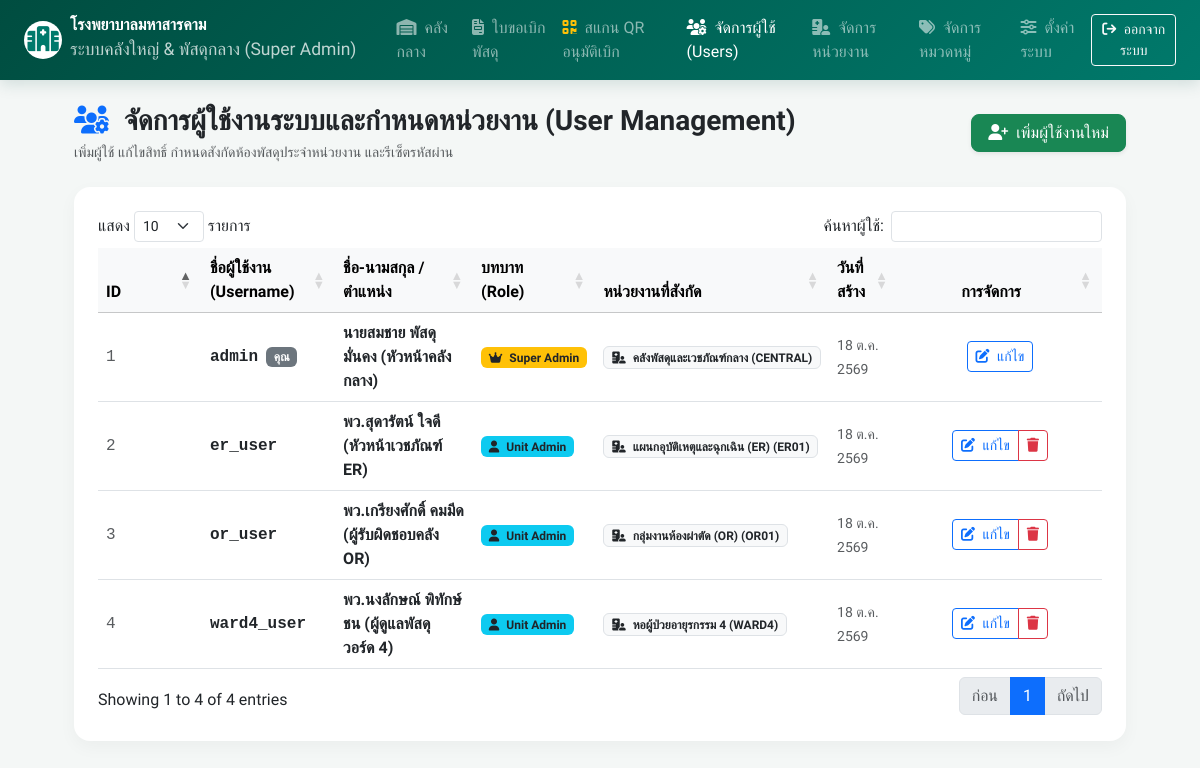
The page /admin/users.php (signed in) on the database its author committed.
### tables this page shows
CREATE TABLE `users` (
    `user_id` INT AUTO_INCREMENT PRIMARY KEY,
    `username` VARCHAR(100) NOT NULL UNIQUE,
    `password` VARCHAR(255) NOT NULL,
    `full_name` VARCHAR(150) NOT NULL,
    `role` ENUM('super_admin', 'unit_admin') NOT NULL,
    `unit_id` INT NULL,
    `remember_token` VARCHAR(255) NULL,
    `created_at` TIMESTAMP DEFAULT CURRENT_TIMESTAMP,
    FOREIGN KEY (`unit_id`) REFERENCES `units`(`unit_id`) ON DELETE SET NULL
);

CREATE TABLE `units` (
    `unit_id` INT AUTO_INCREMENT PRIMARY KEY,
    `unit_code` VARCHAR(50) NOT NULL UNIQUE,
    `unit_name` VARCHAR(150) NOT NULL,
    `phone` VARCHAR(50) DEFAULT NULL,
    `location` VARCHAR(150) DEFAULT NULL,
    `created_at` TIMESTAMP DEFAULT CURRENT_TIMESTAMP
);

### config.php (called while the page is built, shortened)
<?php
function h($string) {
    return htmlspecialchars($string ?? '', ENT_QUOTES, 'UTF-8');
}
function thaiDate($datetime, $showTime = true) {
    $timestamp = strtotime($datetime);
    $thai_months = [
        1 => 'ม.ค.', 2 => 'ก.พ.', 3 => 'มี.ค.', 4 => 'เม.ย.', 5 => 'พ.ค.', 6 => 'มิ.ย.',
        7 => 'ก.ค.', 8 => 'ส.ค.', 9 => 'ก.ย.', 10 => 'ต.ค.', 11 => 'พ.ย.', 12 => 'ธ.ค.'
    ];
    $year = date('Y', $timestamp) + 543;
    $month = $thai_months[(int)date('n', $timestamp)];
    $day = date('j', $timestamp);
    return "$day $month $year";
}
    ?>

### admin/users.php (the view, shortened to what this page needs)
<?php
require_once __DIR__ . '/../config.php';
$users_stmt = $pdo->query("
    SELECT u.*, un.unit_name, un.unit_code, un.location
    FROM users u
    LEFT JOIN units un ON u.unit_id = un.unit_id
    ORDER BY u.user_id ASC
");
$users = $users_stmt->fetchAll();
?>
<!DOCTYPE html>
<html lang="th">
<head>
    <link href="https://cdn.jsdelivr.net/npm/bootstrap@5.3.2/dist/css/bootstrap.min.css" rel="stylesheet">
    <link href="https://cdnjs.cloudflare.com/ajax/libs/font-awesome/6.5.1/css/all.min.css" rel="stylesheet">
    <link href="https://cdn.datatables.net/1.13.7/css/dataTables.bootstrap5.min.css" rel="stylesheet">
</head>
<body>
<nav class="navbar navbar-expand-lg navbar-dark navbar-mhk sticky-top py-2">
    <div class="container-fluid px-lg-4">
        <a class="navbar-brand d-flex align-items-center" href="dashboard.php">
            <span class="bg-white text-dark rounded-circle p-2 me-2 d-inline-flex align-items-center justify-content-center" style="width: 38px; height: 38px;">
                <i class="fa-solid fa-hospital text-teal fa-lg" style="color: var(--mhk-primary);"></i>
            </span>
            <div>
                <span class="fw-bold d-block lh-1 fs-6 fs-md-5">โรงพยาบาลมหาสารคาม</span>
                <span class="small opacity-75 fs-7">ระบบคลังใหญ่ & พัสดุกลาง (Super Admin)</span>
            </div>
        </a>
        <div class="collapse navbar-collapse" id="adminNavbar">
            <ul class="navbar-nav me-auto mb-2 mb-lg-0 ms-lg-3">
                <li class="nav-item"><a class="nav-link" href="dashboard.php"><i class="fa-solid fa-warehouse me-1"></i> คลังกลาง</a></li>
                <li class="nav-item"><a class="nav-link" href="dashboard.php#requisitions_section"><i class="fa-solid fa-file-invoice me-1"></i> ใบขอเบิกพัสดุ</a></li>
                <li class="nav-item"><a class="nav-link" href="scan_approve.php"><i class="fa-solid fa-qrcode me-1 text-warning"></i> สแกน QR อนุมัติเบิก</a></li>
                <li class="nav-item"><a class="nav-link active" href="users.php"><i class="fa-solid fa-users-gear me-1"></i> จัดการผู้ใช้ (Users)</a></li>
                <li class="nav-item"><a class="nav-link" href="units.php"><i class="fa-solid fa-hospital-user me-1"></i> จัดการหน่วยงาน</a></li>
                <li class="nav-item"><a class="nav-link" href="categories.php"><i class="fa-solid fa-tags me-1"></i> จัดการหมวดหมู่</a></li>
                <li class="nav-item"><a class="nav-link" href="settings.php"><i class="fa-solid fa-sliders me-1"></i> ตั้งค่าระบบ</a></li>
            </ul>
            <div class="d-flex align-items-center gap-2">
                <a href="<?= BASE_URL ?>/logout.php" class="btn btn-sm btn-outline-light"><i class="fa-solid fa-arrow-right-from-bracket me-1"></i> ออกจากระบบ</a>
            </div>
        </div>
    </div>
</nav>
<div class="container-fluid px-lg-4 py-4" style="max-width: 1100px;">
    <div class="d-flex flex-wrap align-items-center justify-content-between mb-4 gap-3">
        <div>
            <h2 class="h3 fw-bold mb-1 text-dark">
                <i class="fa-solid fa-users-gear me-2 text-primary"></i> จัดการผู้ใช้งานระบบและกำหนดหน่วยงาน (User Management)
            </h2>
            <p class="text-muted small mb-0">เพิ่มผู้ใช้ แก้ไขสิทธิ์ กำหนดสังกัดห้องพัสดุประจำหน่วยงาน และรีเซ็ตรหัสผ่าน</p>
        </div>
        <button class="btn btn-success rounded-3 shadow-sm px-3" data-bs-toggle="modal" data-bs-target="#addUserModal">
            <i class="fa-solid fa-user-plus me-1"></i> เพิ่มผู้ใช้งานใหม่
        </button>
    </div>
    <div class="card content-card p-4">
        <div class="table-responsive">
            <table class="table table-hover align-middle" id="usersTable">
                <thead class="table-light">
                    <tr>
                        <th style="width: 70px;">ID</th>
                        <th>ชื่อผู้ใช้งาน (Username)</th>
                        <th>ชื่อ-นามสกุล / ตำแหน่ง</th>
                        <th>บทบาท (Role)</th>
                        <th>หน่วยงานที่สังกัด</th>
                        <th>วันที่สร้าง</th>
                        <th class="text-center" style="width: 170px;">การจัดการ</th>
                    </tr>
                </thead>
                <tbody>
                    <?php foreach ($users as $u): ?>
                        <tr>
                            <td class="text-muted font-monospace"><?= $u['user_id'] ?></td>
                            <td>
                                <span class="fw-bold text-dark font-monospace"><?= h($u['username']) ?></span>
                                <?php if ($u['user_id'] === (int)$_SESSION['user_id']): ?>
                                    <span class="badge bg-secondary ms-1">คุณ</span>
                                <?php endif; ?>
                            </td>
                            <td>
                                <div class="fw-semibold text-dark"><?= h($u['full_name']) ?></div>
                            </td>
                            <td>
                                <?php if ($u['role'] === 'super_admin'): ?>
                                    <span class="badge bg-warning text-dark"><i class="fa-solid fa-crown me-1"></i> Super Admin</span>
                                <?php else: ?>
                                    <span class="badge bg-info text-dark"><i class="fa-solid fa-user me-1"></i> Unit Admin</span>
                                <?php endif; ?>
                            </td>
                            <td>
                                <?php if (!empty($u['unit_name'])): ?>
                                    <span class="badge bg-light text-dark border">
                                        <i class="fa-solid fa-hospital-user me-1 text-teal"></i> <?= h($u['unit_name']) ?> (<?= h($u['unit_code']) ?>)
                                    </span>
                                <?php else: ?>
                                    <span class="text-muted small">- ไม่มีสังกัด -</span>
                                <?php endif; ?>
                            </td>
                            <td><small class="text-muted"><?= thaiDate($u['created_at'], false) ?></small></td>
                            <td class="text-center">
                                <div class="btn-group btn-group-sm">
                                    <button class="btn btn-outline-primary"
                                            onclick="openEditUser(<?= htmlspecialchars(json_encode($u), ENT_QUOTES, 'UTF-8') ?>)"
                                            title="แก้ไขข้อมูล/สังกัดหน่วย/รหัสผ่าน">
                                        <i class="fa-solid fa-pen-to-square me-1"></i> แก้ไข
                                    </button>
                                    <?php if ($u['user_id'] !== (int)$_SESSION['user_id']): ?>
                                        <button class="btn btn-outline-danger"
                                                onclick="confirmDeleteUser(<?= $u['user_id'] ?>, '<?= addslashes(h($u['username'])) ?>')"
                                                title="ลบผู้ใช้">
                                            <i class="fa-solid fa-trash"></i>
                                        </button>
                                    <?php endif; ?>
                                </div>
                            </td>
                        </tr>
                    <?php endforeach; ?>
                </tbody>
            </table>
        </div>
    </div>
</div>
</body>
</html>

### admin/users.php (style rules this page uses)
:root { --mhk-primary: #00796b; --mhk-primary-dark: #004d40; }
body { font-family: 'Sarabun', sans-serif; background-color: #f4f7f6; }
h1, h2, h3, h4, h5, .nav-link, .btn { font-family: 'Prompt', sans-serif; }
.navbar-mhk { background: linear-gradient(135deg, var(--mhk-primary-dark) 0%, var(--mhk-primary) 100%); box-shadow: 0 4px 15px rgba(0, 77, 64, 0.15); }
.content-card { background: #ffffff; border-radius: 16px; border: none; box-shadow: 0 6px 18px rgba(0, 0, 0, 0.04); }

### rows shown on the page
users: user_id "1", username "admin", shows "คุณ", full_name "นายสมชาย พัสดุมั่นคง (หัวหน้าคลังกลาง)", role "super_admin" (drawn), unit.unit_name "คลังพัสดุและเวชภัณฑ์กลาง", unit.unit_code "CENTRAL", created_at "18 ต.ค. 2569"
users: user_id "2", username "er_user", full_name "พว.สุดารัตน์ ใจดี (หัวหน้าเวชภัณฑ์ ER)", role "unit_admin" (drawn), unit.unit_name "แผนกอุบัติเหตุและฉุกเฉิน (ER)", unit.unit_code "ER01", created_at "18 ต.ค. 2569"
users: user_id "3", username "or_user", full_name "พว.เกรียงศักดิ์ คมมีด (ผู้รับผิดชอบคลัง OR)", role "unit_admin" (drawn), unit.unit_name "กลุ่มงานห้องผ่าตัด (OR)", unit.unit_code "OR01", created_at "18 ต.ค. 2569"
users: user_id "4", username "ward4_user", full_name "พว.นงลักษณ์ พิทักษ์ชน (ผู้ดูแลพัสดุ วอร์ด 4)", role "unit_admin" (drawn), unit.unit_name "หอผู้ป่วยอายุรกรรม 4", unit.unit_code "WARD4", created_at "18 ต.ค. 2569"
